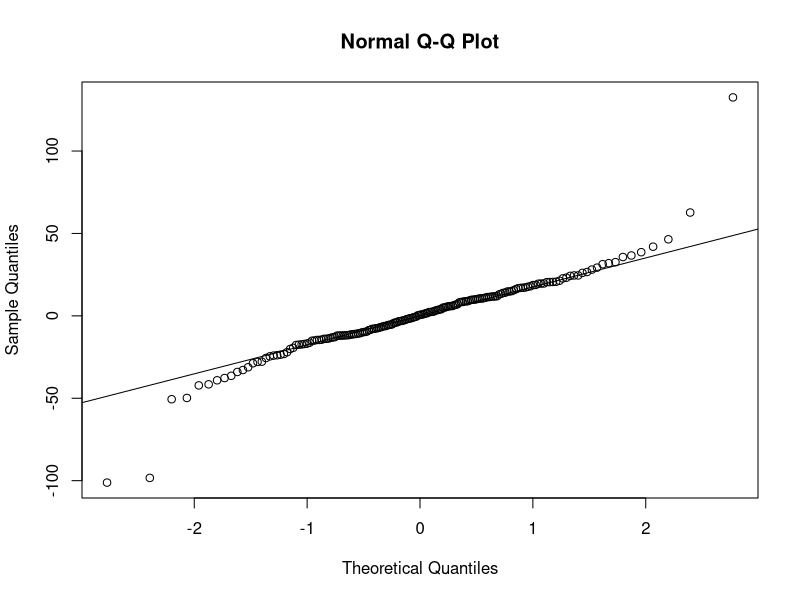
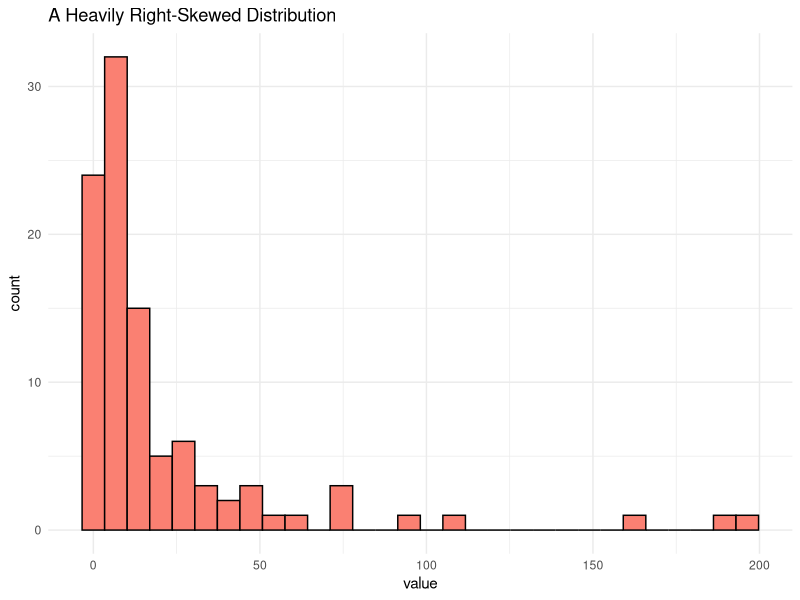
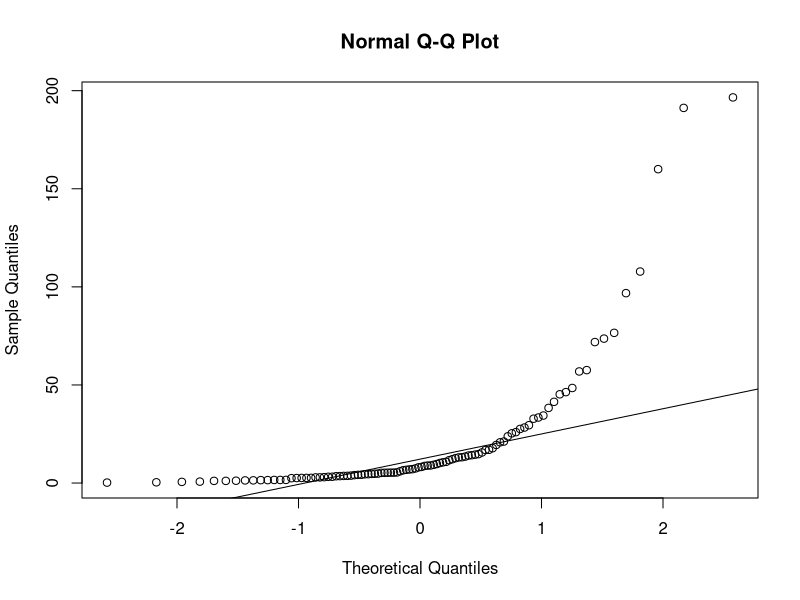
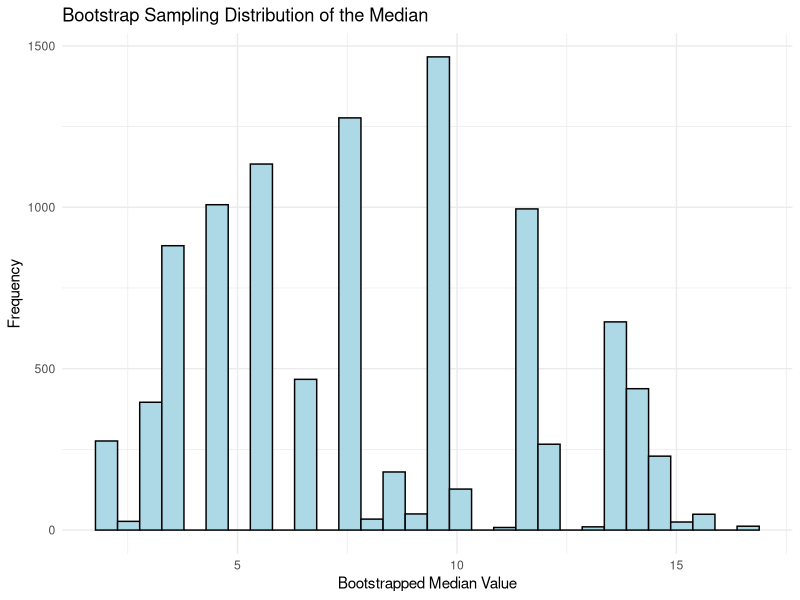
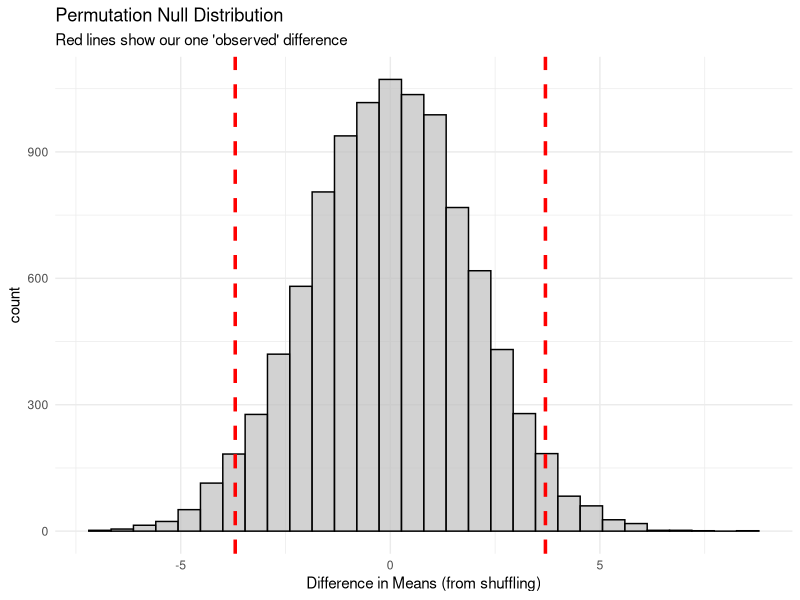

Write the R code that produced these figures, in order.
## ---- chunk 1
# This chunk sets up the R environment for the rest of the document
knitr::opts_chunk$set(
  echo = TRUE,       # Show the R code
  message = FALSE,   # Hide messages
  warning = FALSE,   # Hide warnings
  fig.align = "center", # Center plots
  out.width = '70%'
)

library(ggplot2)
## ---- chunk 2
library(lme4)
library(lmerTest)

# Run the full LMM from the LinearModels.Rmd file
data(sleepstudy, package = "lme4")
model_full <- lmer(Reaction ~ Days + (1 + Days | Subject), data = sleepstudy)

# Create the Q-Q plot
qqnorm(residuals(model_full))
qqline(residuals(model_full))
## ---- chunk 3
# Set a seed so this example is reproducible
set.seed(123)

# Create a heavily right-skewed dataset
# We'll use the log-normal distribution
skewed_data <- data.frame(
  value = rlnorm(100, meanlog = 2, sdlog = 1.5)
)

# Plot a histogram to show the skew
ggplot(skewed_data, aes(x = value)) +
  geom_histogram(bins = 30, fill = "salmon", color = "black") +
  theme_minimal() +
  labs(title = "A Heavily Right-Skewed Distribution")
## ---- chunk 4
qqnorm(skewed_data$value)
qqline(skewed_data$value)
## ---- chunk 5
original_sample <- c(10, 20, 30, 40, 50)
print(paste0("Original Sample: ", paste(original_sample, collapse = ", ")))

# 2. The Bootstrap (Sampling WITH replacement)
# Notice how 50 is missing and 10 appears twice.
set.seed(123) # for a reproducible example
boot_sample <- sample(original_sample, size = 5, replace = TRUE)
print(paste0("Bootstrap Sample:  ", paste(boot_sample, collapse = ", ")))

# 3. The Permutation (Sampling WITHOUT replacement)
# This is just the same 5 numbers, shuffled.
set.seed(123)
perm_sample <- sample(original_sample, size = 5, replace = FALSE)
print(paste0("Permutation Sample: ", paste(perm_sample, collapse = ", ")))
## ---- chunk 6
# Load the tidyverse for data manipulation
library(tidyverse)

# --- 1. Start ---
# Our original, small, skewed dataset
set.seed(456)
n_small <- 8
our_data <- rlnorm(n_small, meanlog = 2.0, sdlog = 1)
print("Our original data:")
print(round(our_data, 1))

# Our point estimate
print(paste("Our observed median:", round(median(our_data), 2)))

# --- 2. Initialize ---
# Create an empty vector to store 10,000 medians
n_boot <- 10000
boot_medians <- numeric(n_boot)

# --- 3. Loop ---
# We set the seed again for reproducibility
set.seed(123) 
for (i in 1:n_boot) {
  
  # a. Resample our data WITH replacement
  boot_sample <- sample(our_data, size = n_small, replace = TRUE)
  
  # b. Calculate the median on the new sample
  current_median <- median(boot_sample)
  
  # c. Store the result
  boot_medians[i] <- current_median
}

# --- 4. Finish ---
# Let's look at the first 10 results
print("First 10 bootstrapped medians:")
print(round(head(boot_medians, 10), 2))
## ---- chunk 7
# We'll put our results in a data frame for plotting with ggplot
boot_results_df <- data.frame(medians = boot_medians)

ggplot(boot_results_df, aes(x = medians)) +
  geom_histogram(bins = 30, fill = "lightblue", color = "black") +
  theme_minimal() +
  labs(
    title = "Bootstrap Sampling Distribution of the Median",
    x = "Bootstrapped Median Value",
    y = "Frequency"
  )
## ---- chunk 8
# Get the 95% confidence interval
boot_ci <- quantile(boot_medians, probs = c(0.025, 0.975))

print(boot_ci)
## ---- chunk 9
# --- 1. Start ---
# We'll use the ToothGrowth data
data("ToothGrowth")
group_a <- ToothGrowth$len[ToothGrowth$supp == "OJ"]
group_b <- ToothGrowth$len[ToothGrowth$supp == "VC"]

# --- 2. Calculate Observed Statistic ---
observed_diff <- mean(group_a) - mean(group_b)
print(paste("Observed Difference in Means:", round(observed_diff, 2)))

# --- 3. Initialize ---
n_perm <- 10000
null_diffs <- numeric(n_perm)
all_outcomes <- c(group_a, group_b)
all_labels   <- ToothGrowth$supp

# --- 4. Loop ---
set.seed(123) # for reproducibility
for (i in 1:n_perm) {
  # b. Shuffle the labels
  shuffled_labels <- sample(all_labels)
  
  # c/d. Calculate mean difference for this "fake" world
  fake_mean_a <- mean(all_outcomes[shuffled_labels == "OJ"])
  fake_mean_b <- mean(all_outcomes[shuffled_labels == "VC"])
  
  # e. Store the null statistic
  null_diffs[i] <- fake_mean_a - fake_mean_b
}

# --- 5. Calculate p-value ---
# How many of the null differences are as extreme as our observed difference?
# We use abs() for a two-tailed test
p_value <- mean(abs(null_diffs) >= abs(observed_diff))
print(paste("Permutation p-value:", p_value))

# Let's plot the null distribution and our observed value
null_dist_df <- data.frame(differences = null_diffs)
ggplot(null_dist_df, aes(x = differences)) +
  geom_histogram(bins = 30, fill = "gray", color = "black", alpha = 0.7) +
  geom_vline(xintercept = observed_diff, color = "red", linewidth = 1.2, linetype = "dashed") +
  geom_vline(xintercept = -observed_diff, color = "red", linewidth = 1.2, linetype = "dashed") +
  labs(title = "Permutation Null Distribution",
       subtitle = "Red lines show our one 'observed' difference",
       x = "Difference in Means (from shuffling)") +
  theme_minimal()
## ---- chunk 10
# --- 1. Get the data ---
data("ToothGrowth")
group_oj <- ToothGrowth$len[ToothGrowth$supp == "OJ"]
group_vc <- ToothGrowth$len[ToothGrowth$supp == "VC"]

# --- 2. Initialize ---
n_boot <- 10000
boot_diffs <- numeric(n_boot)

# --- 3. Write your bootstrap loop ---
# HINT: You need to sample *with replacement* from group_oj
# and *separately* sample with replacement from group_vc.
for (i in 1:n_boot) {
  # boot_oj <- sample(...)
  # boot_vc <- sample(...)
  # boot_diffs[i] <- mean(boot_oj) - mean(boot_vc)
}

# --- 4. Plot your bootstrap distribution ---
# (Make a histogram of boot_diffs)

# --- 5. Calculate the 95% CI ---
# (Use the quantile() function on boot_diffs)

# --- 6. Compare to the t.test() ---
# classic_test <- t.test(len ~ supp, data = ToothGrowth)
# print(classic_test$conf.int)
## ---- chunk 11
# --- 1. Calculate your OBSERVED difference ---
# (You already have this from Task 1: mean(group_oj) - mean(group_vc))
observed_diff <- mean(group_oj) - mean(group_vc)

# --- 2. Initialize ---
n_perm <- 10000
null_diffs <- numeric(n_perm)
all_outcomes <- ToothGrowth$len
all_labels   <- ToothGrowth$supp

# --- 3. Write your permutation loop ---
# HINT: You need to sample *without replacement* (shuffle)
# the *all_labels* vector.
for (i in 1:n_perm) {
  # shuffled_labels <- sample(...)
  # fake_mean_oj <- mean(all_outcomes[shuffled_labels == "OJ"])
  # ...
  # null_diffs[i] <- ...
}

# --- 4. Plot your null distribution ---
# (Make a histogram of null_diffs and add a vline for observed_diff)

# --- 5. Calculate the p-value ---
# (Use the mean(abs(...) >= abs(...)) formula)

# --- 6. Compare to the t.test() ---
# classic_test <- t.test(len ~ supp, data = ToothGrowth)
# print(classic_test$p.value)
## ---- chunk 12
library(tidyverse)

# 1. Add a "fold" ID to our data
# We'll use 5 folds for this example
data(cars)
set.seed(123) # for reproducibility
cars_folded <- cars %>%
  mutate(fold = sample(1:5, size = nrow(cars), replace = TRUE))

# 2. Initialize
# Create an empty vector to store our 5 R-squared values
fold_r2s <- numeric(5) # We have 5 folds

# 3. Loop
for (i in 1:5) {
  
  # a/b. Split into training and testing
  # The test data is just the data for the current fold 'i'
  test_data  <- cars_folded %>% filter(fold == i)
  
  # The training data is everything else
  train_data <- cars_folded %>% filter(fold != i)
  
  # c. Model: Build *only* on the training data
  model <- lm(dist ~ speed, data = train_data)
  
  # d. Predict: Test on the hold-out fold
  predictions <- predict(model, newdata = test_data)
  # note: The predict() function was written to use "newdata" instead of data to make it clear that you are passing in new observations, not the original data used to build the model.
  
  # e. Store R-squared from the *test* data
  # We have to calculate R-squared manually from the test predictions
  ss_total <- sum((test_data$dist - mean(test_data$dist))^2)
  ss_resid <- sum((test_data$dist - predictions)^2)
  fold_r2s[i] <- 1 - (ss_resid / ss_total)
}

# 5. Finish
print("R-squared from each of the 5 folds:")
print(round(fold_r2s, 3))

print(paste("Average Cross-Validated R-squared:", round(mean(fold_r2s), 3)))

# Compare this to the "overly optimistic" R-squared
optimistic_r2 <- summary(lm(dist ~ speed, data = cars))$r.squared
print(paste("Optimistic R-squared from the full dataset:", round(optimistic_r2, 3)))
